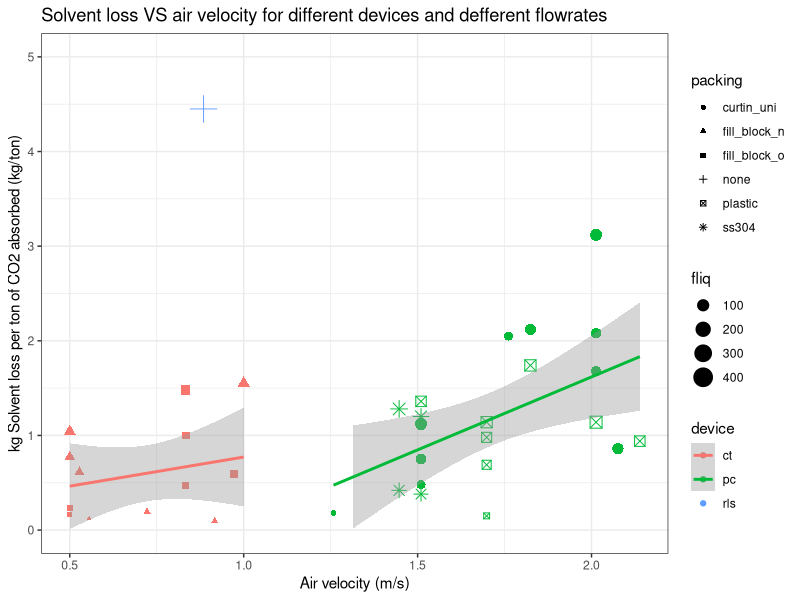

The R source for this figure:
#new graphs from the averaged data
library(ggplot2)

avgdata <- read.csv('avgDriftForR.csv')
str(avgdata)
ggplot(data= avgdata, aes(x= vg, y= kgdriftpabs, color= device))+
  geom_point(aes(size= fliq, shape= packing))+
  ylim(c(0,5))+ 
  geom_smooth(method = 'lm')+
  theme_bw()+
  labs(title = 'Solvent loss VS air velocity for different devices and defferent flowrates', 
       x='Air velocity (m/s)', 
       y= 'kg Solvent loss per ton of CO2 absorbed (kg/ton)')
#avg analysis